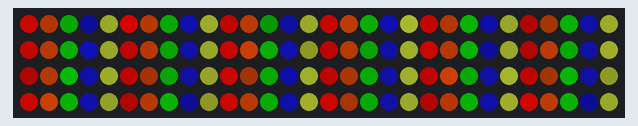
Bench run of a sketch on a simulated Arduino Uno, built with avr-gcc and run on an emulated ATmega328P. Parts: 120 RGB LEDs in strip order, left to right, continuing on the next row. Dim RGB values are drawn brighter than linear; random numbers use the default seed unless the sketch sets one.

Above: at 0.17 s.

The sketch:

xewe-led-retro-christmas-lights.ino
```cpp
#include <FastLED.h>

#define NUM_LEDS 120
#define DATA_PIN 3
#define FLICKR_SPEED 3

CRGB leds[NUM_LEDS];
CRGB colors_map[5] = {
  CRGB(184,   4,   0),   // C9 red    0xB80400
  CRGB(144,  44,   2),   // C9 orange 0x902C02
  CRGB(  4,  96,   2),   // C9 green  0x046002
  CRGB(  7,   7,  88),   // C9 blue   0x070758
  CRGB( 86, 94,  22)    // C9 white  0x606820
};

uint16_t gZ = 0;                    // time axis for noise
uint16_t noiseOffset[NUM_LEDS];     // per-LED noise channels

void setup() {
  FastLED.addLeds<WS2812, DATA_PIN, GRB>(leds, NUM_LEDS).setCorrection(TypicalLEDStrip);
  FastLED.setBrightness(255);
  FastLED.clear();
  FastLED.show();

  // init per-LED noise offsets
  for (int i = 0; i < NUM_LEDS; i++) {
    noiseOffset[i] = random16();    // unique seed per LED
  }
}

void loop() {
  for (int i = 0; i < NUM_LEDS; i++) {
    // base color pattern
    leds[i] = colors_map[i % 5];

    // independent Perlin noise over time per LED
    uint8_t noise = inoise8(noiseOffset[i], gZ);  // 0..255

    // 255 = full brightness, lower = dimmer
    leds[i].nscale8_video(noise);
  }

  FastLED.show();

  gZ += FLICKR_SPEED;                  // flicker speed (smaller = slower)
  FastLED.delay(1000 / 60); // ~60 FPS
}
```
